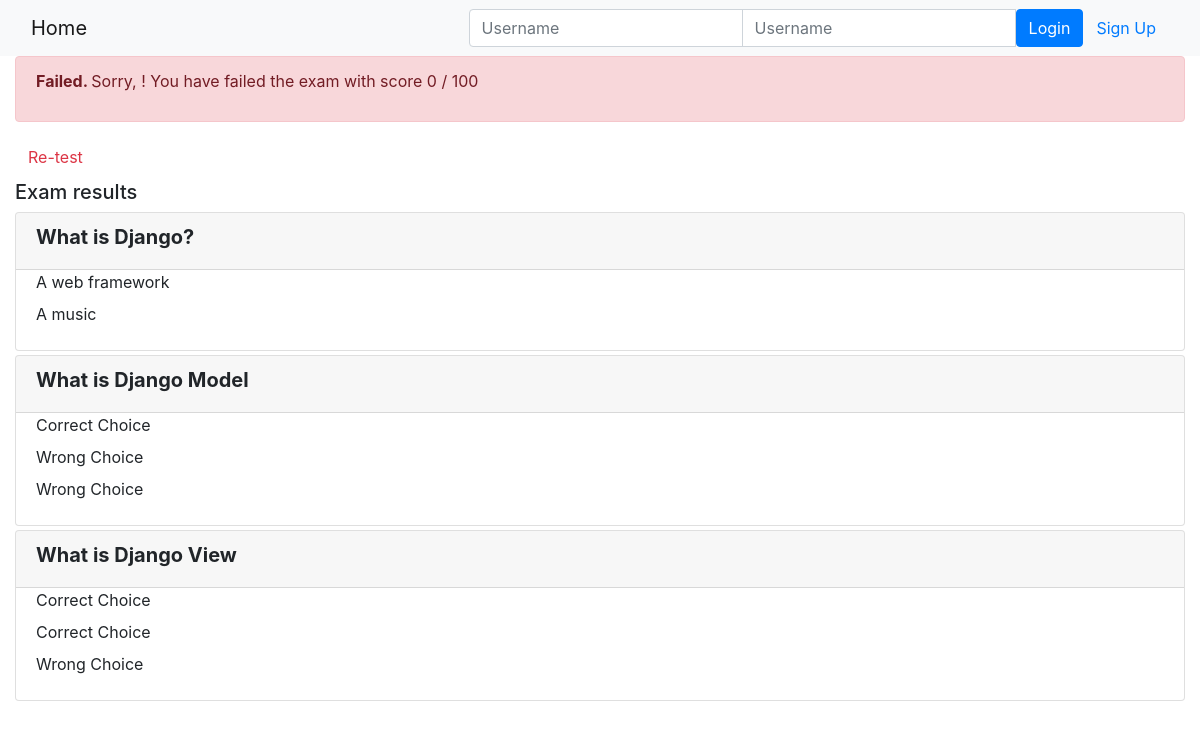
Before: /onlinecourse/course/1/submission/1/result/ with the older database file.
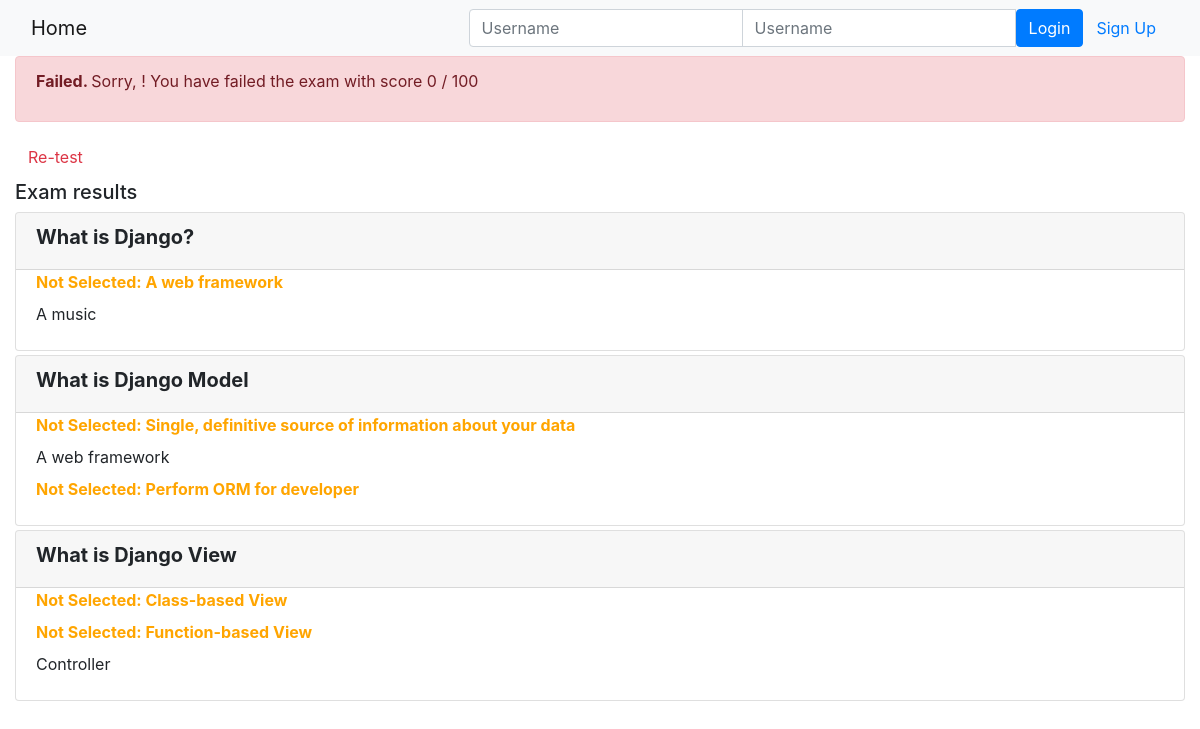
After: the same page with the newer database file.
### onlinecourse/models.py (models this page shows, shortened)
class Question(models.Model):
    course = models.ForeignKey(Course, on_delete=models.CASCADE)
    question_text = models.TextField(default="text")
    grade = models.IntegerField(default=1)

class Choice(models.Model):
    question = models.ForeignKey(Question, on_delete=models.CASCADE)
    choice_text = models.TextField(default="text")
    is_correct = models.BooleanField(default=False)

### onlinecourse/views.py (the view)
# urls.py: path('course/<int:course_id>/submission/<int:submission_id>/result/', views.show_exam_result, name = 'show_exam_result'),
def show_exam_result(request, course_id, submission_id):
    context = {}
    course = get_object_or_404(Course, pk=course_id)
    submission = get_object_or_404(Submission, pk=submission_id)
    selected_choices = Submission.objects.filter(id = submission_id).values_list('choices', flat=True)
    grade = 0
    for i in submission.choices.all().filter(is_correct=True).values_list('question_id'):
        grade += Question.objects.filter(id=i[0]).first().grade
    context['course'] = course
    context['selected_ids'] = selected_choices
    context['grade'] = grade
    return render(request, 'onlinecourse/exam_result_bootstrap.html', context)

### onlinecourse/templates/onlinecourse/exam_result_bootstrap.html (shortened to what this page needs)
<!DOCTYPE html>
<html lang="en">
<head>
    {% load static %}
    <link rel="stylesheet" href="https://maxcdn.bootstrapcdn.com/bootstrap/4.5.2/css/bootstrap.min.css">
</head>
<body>
    <nav class="navbar navbar-light bg-light">
        <div class="container-fluid">
            <div class="navbar-header">
                <a class="navbar-brand" href="{% url 'onlinecourse:index' %}">Home</a>
            </div>
            <ul class="nav navbar-nav navbar-right">
                {% if user.is_authenticated %}
                <li>
                    <a class="btn btn-link" href="#">{{ user.first_name }}({{ user.username }})</a>
                    <a class="btn btn-link" href="{% url 'onlinecourse:logout' %}">Logout</a>
                </li>
                {% else %}
                <li>
                    <form class="form-inline" action="{% url 'onlinecourse:login' %}" method="post">
                        <div class="input-group">
                            <input type="text" class="form-control" placeholder="Username" name="username" >
                            <input type="password" class="form-control" placeholder="Username" name="psw" >
                            <button class="btn btn-primary" type="submit">Login</button>
                            <a class="btn btn-link" href="{% url 'onlinecourse:registration' %}">Sign Up</a>
                        </div>
                    </form>
                </li>
                {% endif %}
            </ul>
        </div>
    </nav>
    <div class="container-fluid">
        {% if grade > 80 %}
        <div class="alert alert-success">
            <p><b>Congratulations, {{user.first_name}}! </b>You have passed the exam and completed the course with score {{grade}} / 100</p>
        </div>
        {% else %}
        <div class="alert alert-danger">
            <p><b>Failed. </b>Sorry, {{user.first_name}}! You have failed the exam with score {{grade}} / 100</p>
        </div>
        <a class="btn btn-link text-danger" href="{% url 'onlinecourse:course_details' course.id %}">Re-test</a>
        {% endif %}
        <div class="card-columns-vertical mt-1">
            <h5 class="">Exam results</h5>
            {% for question in course.question_set.all %}
            <div class="card mt-1">
                <div class="card-header"><h5 style="font-weight:bold">{{ question.question_text}}</h5></div>
                <div class="form-group">
                    {% for choice in question.choice_set.all %}
                    <div class="form-check">
                        {% if choice.id in selected_ids %}
                            {% if choice.is_correct == True %}
                                <label style="color:#2ea94a;font-weight:bold">Correct answer: {{choice.choice_text}}</label>
                            {% else %}
                                <label style="color:red;font-weight:bold">Wrong answer: {{choice.choice_text}}</label>
                            {% endif %}
                        {% elif choice.id not in selected_ids and choice.is_correct == True %}
                            <label style="color:#ffa500;font-weight:bold">Not Selected: {{choice.choice_text}}</label>
                        {% else %}
                            <label>{{choice.choice_text}}</label>
                        {% endif %}
                    </div>
                    {% endfor %}
                </div>
            </div>
            {% endfor %}
        </div>
    </div>
</body>
</html>

Changed rows visible on the page:
changed Choice (number 1 of 8 on the later page): is_correct False → True (drawn)
changed Choice: is_correct False → True (drawn); choice_text "Correct Choice" → "Single, definitive source of information about your data"
changed Choice (number 4 of 8 on the later page): choice_text "Wrong Choice" → "A web framework"
changed Choice: is_correct False → True (drawn); choice_text "Wrong Choice" → "Perform ORM for developer"
changed Choice: is_correct False → True (drawn); choice_text "Correct Choice" → "Class-based View"
changed Choice: is_correct False → True (drawn); choice_text "Correct Choice" → "Function-based View"
changed Choice: choice_text "Wrong Choice" → "Controller"
